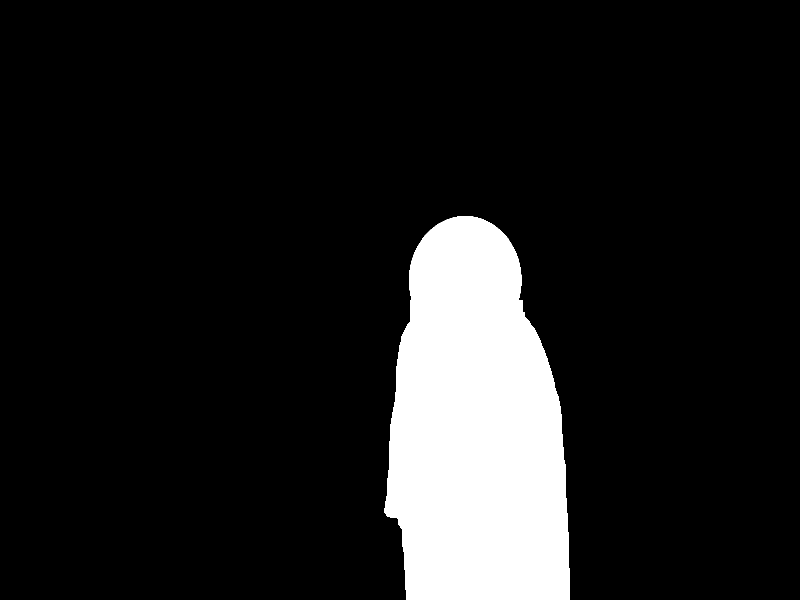
#> input picture tools/paintings/source-animated/skets-2-person.png, 1600 x 1200 px, given in place of albedo.jpg, which was not available (shown at 1/2 size)
$ python imported.py
#> lines starting #> are read from the running program, lines starting #| are printed output that depends on the picture; after the words box and inside, x2 and y2 are one past the last pixel; in counts of white or black regions, pixels touching at a corner belong together
### tools/paintings/animations.py
"""Per-painting "Bring to Life" animation definitions.

Procedural paintings: anchors are recorded automatically while the painting is drawn (motifs.py),
then enriched here with what only the composition knows (water areas, rotating halos, divine
light, rangoli sparkle...). Imported artwork (Skets Studio, future AI paintings) is defined by
hand-checked anchors + automatic light detection — see `imported.py`.

Every painting gets its own animation built from its actual contents. Protected rectangles
(faces, deity figures) are excluded from every pixel effect.
"""
import math, random

W, H = 1600, 1200


def sparkle(cx, cy, rx, ry, n, seed, r=6):
    rng = random.Random(seed)
    out = []
    for _ in range(n):
        a, d = rng.uniform(0, 2 * math.pi), math.sqrt(rng.random())
        out.append(('star', cx + math.cos(a) * rx * d, cy + math.sin(a) * ry * d, r * rng.uniform(0.7, 1.3)))
    return out


GOLD = '#ffd77a'
EXTRAS = {
    'traditional-1': dict(add=sparkle(800, 1110, 230, 74, 40, 1)),
    'traditional-2': dict(add=sparkle(800, 1060, 340, 122, 50, 2) + [('glow', 800, 560, 260)]),
    'traditional-3': dict(add=[]),
    'lakshmi-1': dict(add=[('water', 0, 830, 1600, 1200), ('glow', 800, 520, 300), ('dust', 800, 640, 330, GOLD), ('dust', 800, 260, 420, '#ffe6a0')]),
    'lakshmi-2': dict(add=[('glow', 800, 450, 210), ('dust', 800, 470, 230, GOLD)]),
    'lakshmi-3': dict(add=[('water', 0, 885, 1600, 1200), ('glow', 800, 470, 230), ('dust', 800, 470, 300, GOLD)]),
    'ganesha-1': dict(add=[('rays', 800, 600, 455, 760, 0.35), ('dust', 800, 600, 470, GOLD)], protect=[(455, 212, 1145, 1020)]),
    'ganesha-2': dict(add=[('halo', 800, 600, 297, 338, 0.18), ('rays', 800, 600, 350, 760, 0.3), ('dust', 800, 600, 360, GOLD)]),
    'ganesha-3': dict(add=[('dust', 800, 600, 420, GOLD), ('glow', 800, 560, 300)], protect=[(515, 185, 1085, 940)]),
    'diya-1': dict(add=[('petals', 800, 1010, 300, ['#f28c0f', '#ffc93c', '#d62828'])]),
    'diya-2': dict(add=[('water', 0, 425, 1600, 1200)]),
    'diya-3': dict(add=[('petals', 800, 1050, 320, ['#c1121f', '#e63946', '#f28c0f']), ('glow', 760, 600, 380)]),
    'heritage-1': dict(add=[('water', 0, 780, 1600, 1200)]),
    'heritage-2': dict(add=sparkle(800, 1060, 330, 110, 40, 3) + [('glow', 800, 820, 120)]),
    'heritage-3': dict(add=[]),
    'rajasthani-1': dict(add=[]),
    'rajasthani-2': dict(add=[('glow', 90 + i * 300 + 105, 560 + row * 520 - 130, 95) for row in range(2) for i in range(5)]),
    'rajasthani-3': dict(add=[]),
}

### tools/paintings/fxmaps.py
"""Build each painting's prepared "Bring to Life" animation assets.

Input: a list of anchors in painting pixel space (1600×1200, y down) describing what is actually
in that painting, plus "protect" rectangles (faces / deities) that must never move or glow.
Output (in the painting's folder):
  fx.png      800×600  R = emitter strength, G = phase, B = kind (flame / bulb / star / glow)
  motion.png  400×300  R = foliage & garland sway, G = water ripple, B = lantern swing (0 pivot→1 tip)
  anim.json   3D effects that emerge from the canvas (fireworks, sparklers, birds, petals, embers,
              divine dust) and rotating halos — all in painting uv (u→right, v→down)

Anchor kinds (tuples):
  ('flame', x, y, h)                 diya / lamp flame centred at x,y, flame height h
  ('bulb', x, y, r, phase)           decorative light; phase 0..1 (chase order along a string)
  ('star', x, y, r)                  twinkle
  ('glow', x, y, r)                  slow divine/ambient breathing light
  ('firework', x, y, r, color)       bursts that fly out of the canvas
  ('sway', x0, y0, x1, y1)           leaves / garlands / fabric gently moving
  ('water', x0, y0, x1, y1)          ripple
  ('swing', x, y_pivot, w, h)        hanging lantern pendulum (pivot at top centre)
  ('halo', cx, cy, r0, r1, speed)    rotate the painted ring between radii (px) at speed rad/s
  ('birds', cx, cy, w, h)            tree: birds fly out of it
  ('petals', cx, cy, r, [colors])    flowers: petals float out of the canvas
  ('dust', cx, cy, r, color)         golden particles rising / drifting outward
  ('sparkler', cx, cy, r)            fuljhadi: circular trail + sparks
  ('ember', x, y)                    sparks rising from a flame (also derived from flames)
"""
import json, os, random
import numpy as np, cv2

W, H = 1600, 1200
KIND = {'flame': 0.15, 'bulb': 0.45, 'star': 0.70, 'glow': 0.92}


def _blob(strength, phase, kind, cx, cy, rx, ry, val, ph, scale):
    """Accumulate a soft elliptical emitter into the maps (max-composited)."""
    h, w = strength.shape
    x0, x1 = int(max(0, (cx - 2.2 * rx) * scale)), int(min(w, (cx + 2.2 * rx) * scale + 1))
    y0, y1 = int(max(0, (cy - 2.2 * ry) * scale)), int(min(h, (cy + 2.2 * ry) * scale + 1))
    if x1 <= x0 or y1 <= y0:
        return
    yy, xx = np.mgrid[y0:y1, x0:x1].astype(np.float32)
    d2 = ((xx / scale - cx) / max(rx, 1e-3)) ** 2 + ((yy / scale - cy) / max(ry, 1e-3)) ** 2
    s = np.exp(-d2 * 1.6) * val
    sub = strength[y0:y1, x0:x1]
    m = s > sub
    sub[m] = s[m]
    phase[y0:y1, x0:x1][m] = ph
    kind[y0:y1, x0:x1][m] = KIND_VAL
    # (KIND_VAL injected by caller via global for speed)


def build(out_dir, anchors, protect=(), seed=0):
    global KIND_VAL
    rng = random.Random(seed)
    os.makedirs(out_dir, exist_ok=True)
    fs = 0.5  # fx map is half resolution (800×600)
    st = np.zeros((600, 800), np.float32); ph = np.zeros_like(st); kd = np.zeros_like(st)
    ms = 0.25  # motion map quarter resolution (400×300)
    mo = np.zeros((300, 400, 3), np.float32)
    anim = {'version': 1, 'fireworks': [], 'sparklers': [], 'birds': [], 'petals': [], 'embers': [], 'dust': [], 'halos': []}
    flames = []

    def emit(kind, cx, cy, rx, ry, val, phase):
        global KIND_VAL
        KIND_VAL = KIND[kind]
        _blob(st, ph, kd, cx, cy, rx, ry, val, phase, fs)

    def rect_soft(ch, x0, y0, x1, y1, val=1.0, feather=18):
        a = np.zeros((300, 400), np.float32)
        cv2.rectangle(a, (int(x0 * ms), int(y0 * ms)), (int(x1 * ms), int(y1 * ms)), 1.0, -1)
        a = cv2.GaussianBlur(a, (0, 0), max(1, feather * ms))
        mo[..., ch] = np.maximum(mo[..., ch], a * val)

    for a in anchors:
        k = a[0]
        if k == 'flame':
            _, x, y, h = a[:4]
            emit('flame', x, y, max(3, h * 0.42), max(4, h * 0.7), 1.0, rng.random())
            flames.append((x, y, h))
        elif k == 'bulb':
            _, x, y, r = a[:4]
            emit('bulb', x, y, max(3, r), max(3, r), 1.0, a[4] if len(a) > 4 else rng.random())
        elif k == 'star':
            _, x, y, r = a[:4]
            emit('star', x, y, max(2.5, r), max(2.5, r), 0.9, rng.random())
        elif k == 'glow':
            _, x, y, r = a[:4]
            emit('glow', x, y, r, r, 0.8, rng.random())
        elif k == 'firework':
            _, x, y, r = a[:4]
            color = a[4] if len(a) > 4 else '#ffcf5a'
            anim['fireworks'].append({'u': x / W, 'v': y / H, 'r': r / W, 'color': color, 'period': round(rng.uniform(2.6, 4.2), 2)})
            emit('star', x, y, r * 0.18, r * 0.18, 0.7, rng.random())
        elif k == 'sway':
            rect_soft(0, *a[1:5], val=a[5] if len(a) > 5 else 1.0)
        elif k == 'water':
            rect_soft(1, *a[1:5], val=1.0, feather=10)
        elif k == 'swing':
            _, x, yp, w, h = a[:5]
            g = np.zeros((300, 400), np.float32)
            x0, x1 = int((x - w / 2) * ms), int((x + w / 2) * ms)
            y0, y1 = int(yp * ms), int((yp + h) * ms)
            for yy in range(max(0, y0), min(300, y1)):
                g[yy, max(0, x0):min(400, x1)] = (yy - y0) / max(1, y1 - y0)
            g = cv2.GaussianBlur(g, (0, 0), 2)
            mo[..., 2] = np.maximum(mo[..., 2], g)
        elif k == 'halo':
            _, cx, cy, r0, r1 = a[:5]
            anim['halos'].append({'u': cx / W, 'v': cy / H, 'r0': r0 / H, 'r1': r1 / H, 'speed': a[5] if len(a) > 5 else 0.22})
        elif k == 'rays':   # rotating light rays behind a deity, from radius r0 outward
            _, cx, cy, r0, r1 = a[:5]
            anim['halos'].append({'u': cx / W, 'v': cy / H, 'r0': -r0 / H, 'r1': r1 / H, 'speed': a[5] if len(a) > 5 else 0.3})
        elif k == 'birds':
            _, cx, cy, w, h = a[:5]
            anim['birds'].append({'u': cx / W, 'v': cy / H, 'w': w / W, 'h': h / H, 'period': round(rng.uniform(2.8, 4.5), 2)})
            rect_soft(0, cx - w / 2, cy - h / 2, cx + w / 2, cy + h / 2, val=0.8, feather=30)
        elif k == 'petals':
            _, cx, cy, r = a[:4]
            anim['petals'].append({'u': cx / W, 'v': cy / H, 'r': r / H, 'colors': a[4] if len(a) > 4 else ['#f28c0f', '#ffc93c', '#d62828'], 'period': round(rng.uniform(1.4, 2.6), 2)})
        elif k == 'dust':
            _, cx, cy, r = a[:4]
            anim['dust'].append({'u': cx / W, 'v': cy / H, 'r': r / H, 'color': a[4] if len(a) > 4 else '#ffd77a', 'period': 0.18})
        elif k == 'sparkler':
            _, cx, cy, r = a[:4]
            anim['sparklers'].append({'u': cx / W, 'v': cy / H, 'r': r / W, 'squash': W / H, 'rps': 1.2, 'phase': rng.random()})
        elif k == 'ember':
            anim['embers'].append({'u': a[1] / W, 'v': a[2] / H, 'period': 0.7})

    # embers rise from the most prominent flames (cap for performance)
    for x, y, h in sorted(flames, key=lambda f: -f[2])[:10]:
        if h >= 14:
            anim['embers'].append({'u': x / W, 'v': (y - h * 0.5) / H, 'period': round(0.5 + 30 / h, 2)})

    # never touch faces / deities: zero every effect inside protected rectangles
    for (x0, y0, x1, y1) in protect:
        st[int(y0 * fs):int(y1 * fs), int(x0 * fs):int(x1 * fs)] = 0
        mo[int(y0 * ms):int(y1 * ms), int(x0 * ms):int(x1 * ms)] = 0
    anim['protect'] = [[x0 / W, y0 / H, x1 / W, y1 / H] for (x0, y0, x1, y1) in protect]
    # particle emitters must also start outside protected areas (never spawn on a person or deity)
    pr = anim['protect']
    def clear(e):
        return not any(x0 <= e['u'] <= x1 and y0 <= e['v'] <= y1 for (x0, y0, x1, y1) in pr)
    for k in ('fireworks', 'sparklers', 'birds', 'petals', 'embers'):
        anim[k] = [e for e in anim[k] if clear(e)]

    fx = np.dstack([np.clip(st, 0, 1) * 255, ph * 255, kd * 255]).astype(np.uint8)
    cv2.imwrite(os.path.join(out_dir, 'fx.png'), cv2.cvtColor(fx, cv2.COLOR_RGB2BGR), [cv2.IMWRITE_PNG_COMPRESSION, 9])
    cv2.imwrite(os.path.join(out_dir, 'motion.png'), cv2.cvtColor((np.clip(mo, 0, 1) * 255).astype(np.uint8), cv2.COLOR_RGB2BGR), [cv2.IMWRITE_PNG_COMPRESSION, 9])
    anim = {k: v for k, v in anim.items() if v or k == 'version'}
    json.dump(anim, open(os.path.join(out_dir, 'anim.json'), 'w'), separators=(',', ':'))
    return anim


KIND_VAL = 0.0

### tools/paintings/imported.py
"""Animation definitions for imported artwork (Skets Studio paintings and future AI paintings).

For each painting:
  • lights & flames are detected automatically (bright, warm, small, locally-contrasting blobs);
    tall warm blobs become flickering flames, small ones become blinking bulbs whose phase runs
    along the image so light strings "chase";
  • the hand-checked plan below adds what detection can't know (fireworks, trees with birds,
    garlands that sway, petals, water) and PROTECTS every person: no effect is ever applied inside
    a protected rectangle, so faces, bodies and clothing never move, blink or glow.

usage: python tools/paintings/imported.py [ids...]   (writes fx.png / motion.png / anim.json)
"""
import os, sys, json
import numpy as np, cv2
HERE = os.path.dirname(os.path.abspath(__file__)); sys.path.insert(0, HERE)
import fxmaps
from animations import sparkle

OUT = os.path.abspath(os.path.join(HERE, '..', '..', 'public', 'paintings'))
MARIGOLD = ['#f28c0f', '#ffc93c', '#e8590c']

PLANS = {
    'skets-1': dict(
        add=[('firework', 580, 210, 150, '#ff6fd0'), ('firework', 1040, 175, 200, '#ffcf5a'), ('firework', 815, 330, 90, '#7ff0e0'),
             ('birds', 110, 870, 300, 260), ('birds', 560, 850, 320, 260), ('birds', 1080, 850, 320, 260), ('birds', 1470, 880, 280, 240)],
        protect=[]),
    'skets-2': dict(
        add=[('firework', 750, 65, 85, '#ffd27a'), ('firework', 905, 110, 50, '#ff7ab8'), ('firework', 830, 150, 38, '#ffcf5a'),
             ('sway', 0, 250, 560, 720, 0.7), ('sway', 1080, 250, 1600, 720, 0.7), ('sway', 550, 730, 760, 790, 0.6),
             ('petals', 250, 450, 130, MARIGOLD), ('petals', 1350, 430, 130, MARIGOLD)],
        protect=[(760, 420, 1150, 1200)]),
    'skets-3': dict(
        add=[('sway', 25, 140, 75, 390, 0.6), ('sway', 230, 150, 290, 390, 0.6), ('sway', 300, 140, 360, 400, 0.6), ('sway', 380, 150, 590, 370, 0.5),
             ('sway', 820, 220, 900, 370, 0.6), ('sway', 940, 220, 1060, 370, 0.6), ('sway', 1080, 240, 1160, 360, 0.6),
             ('petals', 1400, 1000, 110, ['#b5179e', '#f28c0f', '#ffc93c', '#2a9d8f'])] + sparkle(1400, 1000, 180, 70, 26, 33),
        protect=[(480, 50, 1010, 1200), (90, 280, 535, 470), (455, 290, 570, 410), (1015, 395, 1155, 505), (1150, 330, 1600, 405)]),
    'skets-4': dict(
        add=[('sway', 0, 400, 330, 540, 0.6), ('sway', 1270, 400, 1600, 540, 0.6),
             ('petals', 105, 1030, 90, MARIGOLD), ('petals', 1515, 1030, 90, MARIGOLD), ('dust', 800, 300, 330, '#ffd77a')],
        protect=[(0, 595, 1600, 1000), (680, 80, 930, 215)]),   # crowd + UDAAN logo
    'skets-5': dict(
        add=[('sway', 90, 180, 1520, 350, 0.55), ('sway', 0, 0, 110, 520, 0.6), ('sway', 1500, 0, 1600, 520, 0.6),
             ('petals', 300, 1020, 80, MARIGOLD), ('petals', 800, 1020, 80, MARIGOLD), ('petals', 1300, 1020, 80, MARIGOLD),
             ('water', 0, 1035, 1600, 1200)] + sparkle(800, 420, 700, 70, 40, 55, r=4),
        protect=[(0, 455, 1600, 985), (545, 345, 785, 470)]),   # people + UDAAN logo
    'skets-6': dict(
        add=[('sway', 165, 0, 285, 620, 0.6), ('sway', 1035, 0, 1100, 420, 0.6), ('petals', 110, 780, 90, MARIGOLD), ('petals', 1460, 830, 80, MARIGOLD)],
        protect=[(365, 375, 1405, 1200), (300, 40, 1000, 140)]),   # team + SKETStudio/AIA26 text
    # Traditional: no GIF supplied for this one, so it gets a hand-placed plan (the source is very
    # small, so automatic light detection is switched off — it mistakes the bright wall for lights).
    'trad-ganesh-puja': dict(
        detect=False,
        add=[('bulb', x, 228 - 30 * (1 - ((x - 390) / 120) ** 2), 5, i / 7) for i, x in enumerate(range(285, 500, 30))]
            + [('bulb', x, 296 + 10 * (1 - ((x - 715) / 75) ** 2), 4, i / 7) for i, x in enumerate(range(640, 800, 22))]
            + [('flame', 673, 775, 20), ('flame', 727, 840, 22), ('flame', 660, 893, 20),
               ('flame', 513, 965, 13), ('flame', 593, 978, 13),   # h < 14: no embers rising past Ganesha
               ('glow', 690, 870, 110),
               ('sway', 560, 100, 940, 290, 0.6), ('sway', 255, 190, 530, 430, 0.6), ('sway', 945, 160, 1090, 330, 0.4),
               ('petals', 985, 985, 80, MARIGOLD), ('petals', 450, 1030, 90, MARIGOLD)]
            + sparkle(780, 950, 90, 48, 18, 71, r=4),
        protect=[(285, 430, 625, 905), (855, 330, 1190, 955)]),   # Lord Ganesha + family
}


def inside(x, y, rects, pad=6):
    return any(x0 - pad <= x <= x1 + pad and y0 - pad <= y <= y1 + pad for (x0, y0, x1, y1) in rects)


def detect_lights(img, protect, max_n=420):
    """Find decorative lights and flames: bright, warm-white, small and brighter than surroundings.

    Saturated orange (marigolds, saris) is excluded — only light sources qualify. Shape decides
    behaviour: compact teardrops flicker like flames, small round points blink like bulbs, and tall
    thin strips (lit louvres, windows) breathe softly instead of flickering.
    """
    hsv = cv2.cvtColor(img, cv2.COLOR_BGR2HSV)
    Hh, S, V = hsv[..., 0].astype(np.int32), hsv[..., 1].astype(np.int32), hsv[..., 2].astype(np.float32)
    local = V - cv2.GaussianBlur(V, (0, 0), 7)
    warm = ((Hh >= 4) & (Hh <= 40)) | (S < 60)
    mask = ((V > 212) & (local > 26) & warm & (S < 165)).astype(np.uint8)
    n, lab, stats, cent = cv2.connectedComponentsWithStats(mask, 8)
    out = []
    for i in range(1, n):
        x, y, w, h, area = stats[i]
        if area < 3 or area > 900 or w > 70 or h > 120:
            continue
        cx, cy = cent[i]
        if inside(cx, cy, protect):
            continue
        if h > 2.6 * w and h > 14:
            out.append(('glow', cx, cy, max(8.0, h * 0.6)))
        elif area >= 18 and 1.1 * w <= h <= 2.6 * w:
            out.append(('flame', cx, cy, max(10.0, h * 1.6)))
        else:
            out.append(('bulb', cx, cy, max(3.0, np.sqrt(area) * 0.9), ((cx / 1600) * 2.0 + cy / 1200) % 1.0))
    out.sort(key=lambda a: -a[3])
    return out[:max_n]


def build(pid):
#> called with pid = 'skets-1'
    d = os.path.join(OUT, pid)
    if os.path.exists(os.path.join(d, 'animated.mp4')):   # its own GIF animation is used instead
        return [], fxmaps.build(d, [], (), seed=0)
    img = cv2.imread(os.path.join(d, 'albedo.jpg'))
#> img is the input picture: shape (1200, 1600, 3); 11.7% white; 1 white region, box (x1, y1, x2, y2) and area: (768, 432, 1140, 1200) 225048
    plan = PLANS.get(pid, dict(add=[], protect=[]))
    if plan.get('faces', True):  # also auto-protect any detected face (expanded) — belt and braces
        g = cv2.cvtColor(img, cv2.COLOR_BGR2GRAY)
        cc = cv2.CascadeClassifier(os.path.join(getattr(cv2, 'data', None) and cv2.data.haarcascades or '', 'haarcascade_frontalface_default.xml'))
        faces = [] if cc.empty() else cc.detectMultiScale(g, 1.1, 5, minSize=(18, 18))  # optional; manual rects always apply
#> faces = ()
        for (x, y, w, h) in faces:
            plan['protect'] = list(plan['protect']) + [(x - w * 0.4, y - h * 0.5, x + w * 1.4, y + h * 1.6)]
#> this loop made 0 passes
#> after the loop, plan = 2 items
    lights = detect_lights(img, plan['protect']) if plan.get('detect', True) else []
#> in detect_lights, `local = V - cv2.GaussianBlur(V, (0, 0), 7)`:
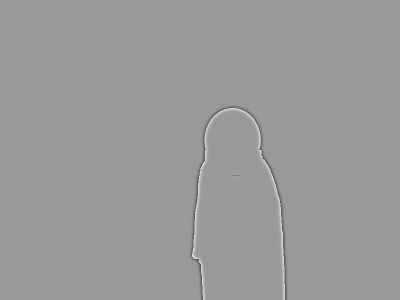
#> local: shape (1200, 1600) float32 (shown at 1/4 size); min -247.3, max 163, mean 0; drawn with min black and max white
#> in detect_lights, `mask = ((V > 212) & (local > 26) & warm & (S < 165)).astype(np.uint8)`:
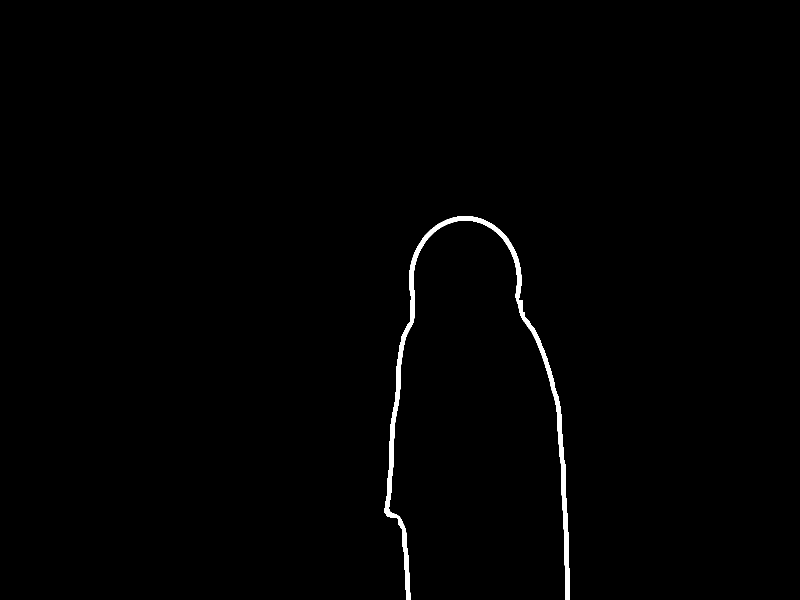
#> mask: shape (1200, 1600) (shown at 1/2 size); values 0 (black) and 1 (white), 0.79% white; 1 white region, box (x1, y1, x2, y2) and area: (768, 432, 1140, 1200) 15133
#> in detect_lights, `n, lab, stats, cent = cv2.connectedComponentsWithStats(mask, 8)`: n = 2; stats = [[0, 0, 1600, 1200, 1904867], [768, 432, 372, 768, 15133]]; cent = [[798.3, 598], [947.1, 792.2]]
#> the loop in detect_lights, `for i in range(1, n):` made 1 pass
#> after the loop in detect_lights, `for i in range(1, n):`: out = []
#> lights = []
    anchors = lights + plan['add']
#> anchors = [('firework', 580, 210, 150, '#ff6fd0'), ('firework', 1040, 175, 200, '#ffcf5a'), ('firework', 815, 330, 90, '#7ff0e0'), ('birds', 110, 870, 300, 260), ('birds', 560, 850, 320, 260), ('birds', 1080, 850, 320, 260), ('birds', 1470, 880, 280, 240)]
    anim = fxmaps.build(d, anchors, plan['protect'], seed=sum(map(ord, pid)))
#> the loop in build, `for a in anchors:` made 7 passes
#> (k, x, y, r, color) on passes 1 to 3: ('firework', 580, 210, 150, '#ff6fd0'), ('firework', 1040, 175, 200, '#ffcf5a'), ('firework', 815, 330, 90, '#7ff0e0')
#> pass 1, in _blob, `d2 = ((xx / scale - cx) / max(rx, 1e-3)) ** 2 + ((yy / scale - cy) / m..`:
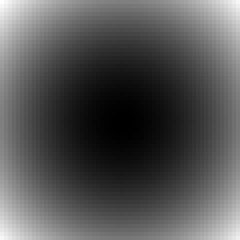
#> d2: shape (60, 60) float32 (shown 4 times larger); min 0, max 9.88, mean 3.29; drawn with min black and max white
#> pass 1, in _blob, `s = np.exp(-d2 * 1.6) * val`:
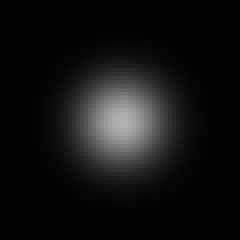
#> s: shape (60, 60) float32 (shown 4 times larger); min 9.6e-08, max 0.7, mean 0.0696
#> after the loop in build, `for a in anchors:`:
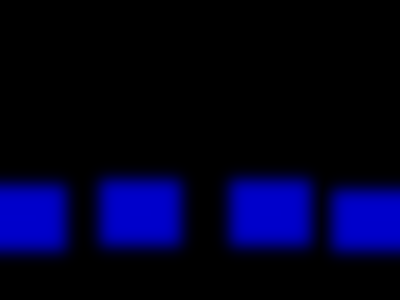
#> mo: shape (300, 400, 3) float32; mean of channels 0, 1, 2 0.128, 0, 0; drawn as B, G, R
#> after the loop in build, `for a in anchors:`: flames = []
#> after the loop in build, `for (x0, y0, x1, y1) in protect:`:
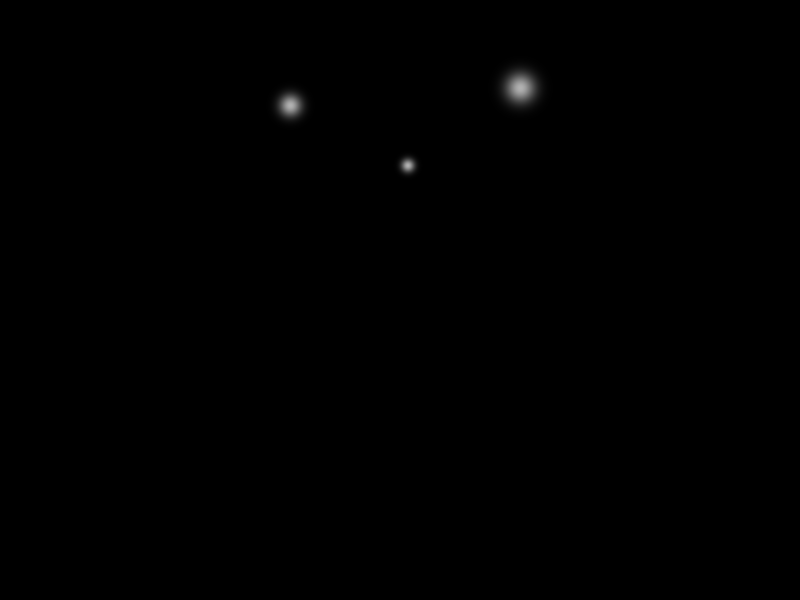
#> st: shape (600, 800) float32; min 0, max 0.7, mean 0.00164
#> in build, `cv2.imwrite(os.path.join(out_dir, 'motion.png'), cv2.cvtColor((np.clip..`:
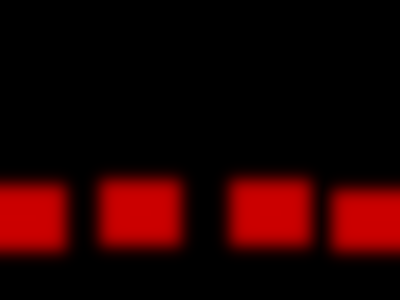
#> saved as motion.png: shape (300, 400, 3); mean B, G, R 0, 0, 32.4
#> anim = 3 items
    return lights, anim


if __name__ == '__main__':
    ids = sys.argv[1:] or list(PLANS)
    for pid in ids:
        lights, anim = build(pid)
#> lights = []; anim = 3 items
        kinds = {}
        for a in lights:
            kinds[a[0]] = kinds.get(a[0], 0) + 1
#> after the loop, kinds = 0 items
        print(pid, 'detected', kinds, {k: len(v) for k, v in anim.items() if isinstance(v, list)})
#| skets-1 detected {} {'fireworks': 3, 'birds': 4}
#> (the run stopped early here; a loop or call above may not have finished)
